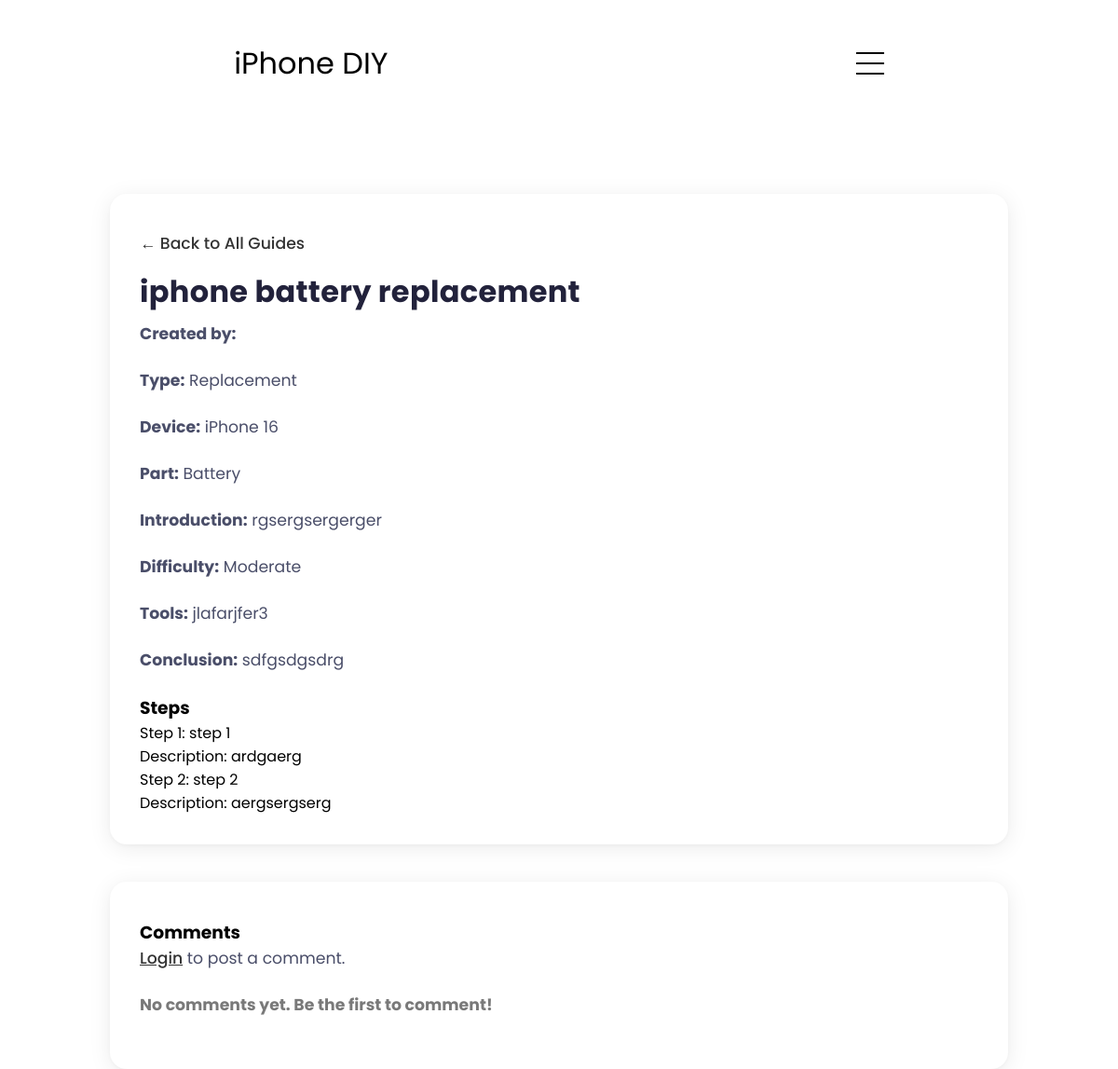
/guide-view.php?guide_id=1, run on the app's committed database.
### tables this page shows
CREATE TABLE `guides` (
  `id` int(11) NOT NULL,
  `guide_type` varchar(100) NOT NULL,
  `device` varchar(100) NOT NULL,
  `part` varchar(100) NOT NULL,
  `title` varchar(255) NOT NULL,
  `introduction` text NOT NULL,
  `difficulty_estimate` varchar(50) DEFAULT NULL,
  `tools` varchar(255) DEFAULT NULL,
  `conclusion` text DEFAULT NULL,
  `steps` longtext NOT NULL CHECK (json_valid(`steps`)),
  `step_type` longtext NOT NULL CHECK (json_valid(`step_type`)),
  `wisdom` longtext NOT NULL CHECK (json_valid(`wisdom`)),
  `created_at` timestamp NOT NULL DEFAULT current_timestamp(),
  `step_images` text DEFAULT NULL
);

### guide-view.php (the view, shortened to what this page needs)
<?php
$host = 'localhost';
$db = 'masterdiy';
$user = 'root';
$pass = '';
$conn = new mysqli($host, $user, $pass, $db);
$guide = null;
$guide_id = null;
$comment_error = '';
if (isset($_GET['guide_id'])) {
    $guide_id = intval($_GET['guide_id']);
    $sql = "SELECT * FROM guides WHERE id = ?";
    $stmt = $conn->prepare($sql);
    $stmt->bind_param("i", $guide_id);
    $stmt->execute();
    $result = $stmt->get_result();
    $guide = $result->fetch_assoc();
}
$comments = [];
?>
<!DOCTYPE html>
<html lang="en">
<head>
    <link rel="stylesheet" href="css/style.css">
    <link rel="stylesheet" href="css/mediaqueries.css">
    <link rel="stylesheet" href="css/iphone-style.css">
    <link rel="stylesheet" href="css/user-guide.css">
</head>
<body>
    <nav id="hamburger-nav">
      <div class="logo">iPhone DIY</div>
      <div class="hamburger-menu">
        <div class="hamburger-icon" onclick="toggleMenu()">
          <span></span>
          <span></span>
          <span></span>
        </div>
      </div>
    </nav>
<section class="about">
    <div class="user-section">
        <a href="ip16.php" style="margin-bottom:15px;color:#333;">&larr; Back to All Guides</a>
        <?php if ($guide): ?>
            <h2><?php echo htmlspecialchars($guide['title']); ?></h2>
            <p><strong>Created by:</strong> <?php echo htmlspecialchars($guide['created_by']); ?></p>
            <p><strong>Type:</strong> <?php echo htmlspecialchars($guide['guide_type']); ?></p>
            <p><strong>Device:</strong> <?php echo htmlspecialchars($guide['device']); ?></p>
            <p><strong>Part:</strong> <?php echo htmlspecialchars($guide['part']); ?></p>
            <p><strong>Introduction:</strong> <?php echo nl2br(htmlspecialchars($guide['introduction'])); ?></p>
            <p><strong>Difficulty:</strong> <?php echo htmlspecialchars($guide['difficulty_estimate']); ?></p>
            <p><strong>Tools:</strong> <?php echo htmlspecialchars($guide['tools']); ?></p>
            <p><strong>Conclusion:</strong> <?php echo nl2br(htmlspecialchars($guide['conclusion'])); ?></p>
            <h3>Steps</h3>
            <?php
            $steps = json_decode($guide['steps'], true);
            $wisdom = json_decode($guide['wisdom'], true);
            if ($steps && count($steps) > 0) {
                foreach ($steps as $i => $step) {
                    echo "<div class='step-block'>";
                    echo "<span class='step-title'>Step " . ($i+1) . ":</span> " . htmlspecialchars($step) . "<br>";
                    if (!empty($wisdom[$i])) {
                        echo "Description: " . htmlspecialchars($wisdom[$i]) . "<br>";
                    }
                    echo "</div>";
                }
            } else {
                echo "<p>No steps found.</p>";
            }
            ?>
        <?php else: ?>
            <p>Guide not found.</p>
        <?php endif; ?>
    </div>
    <div class="user-section">
        <h3>Comments</h3>
        <?php if (isset($_SESSION['username']) && $guide): ?>
            <form method="post" style="margin-bottom:1em;">
                <input type="hidden" name="guide_id" value="<?php echo htmlspecialchars($guide_id); ?>">
                <textarea name="comment_text" rows="5" style="width:96%;padding:0.5em; border-radius:18px; margin-top: 15px;" placeholder="Write your comment here..."></textarea>
                <?php if ($comment_error): ?>
                    <div style="color:red;"><?php echo htmlspecialchars($comment_error); ?></div>
                <?php endif; ?>
                <div class="actions">
                <button type="submit" name="comment_submit">Post Comment</button>
                </div>
            </form>
        <?php elseif ($guide): ?>
            <p>
                <a href="login.php" style="display:inline; color: #333; text-decoration:underline;">Login</a> to post a comment.
            </p>
        <?php endif; ?>
        <?php if ($guide && count($comments) > 0): ?>
            <ul style="list-style:none;padding:0;">
                <?php foreach ($comments as $c): ?>
                    <li style="margin-bottom:1em;padding-bottom:0.5em;border-bottom:1px solid #eee;">
                        <strong><?php echo htmlspecialchars($c['username']); ?></strong>
                        <span style="color:#888;font-size:0.9em;">on <?php echo htmlspecialchars($c['created_at']); ?></span>
                        <div style="margin-top:0.3em;"><?php echo nl2br(htmlspecialchars($c['comment'])); ?></div>
                    </li>
                <?php endforeach; ?>
            </ul>
        <?php elseif ($guide): ?>
            <p style="font-weight:bold; color:#797979;">No comments yet. Be the first to comment!</p>
        <?php endif; ?>
    </div>
</section>
</body>
</html>

### css/style.css (style rules this page uses)
* { margin: 0; padding: 0; }
body { font-family: "Poppins", sans-serif; }
html { scroll-behavior: smooth; }
p { color: rgb(85, 85, 85); }
a, .btn { transition: all 300ms ease; }
nav, .nav-links { display: flex; }
nav { justify-content: space-around; align-items: center; height: 17vh; }
a { color: black; text-decoration: none; text-decoration-color: white; }
.logo { font-size: 2rem; }
#hamburger-nav { display: none; }
.hamburger-menu { position: relative; display: inline-block; }
.hamburger-icon { display: flex; flex-direction: column; justify-content: space-between; height: 24px; width: 30px; cursor: pointer; }
.hamburger-icon span { width: 100%; height: 2px; background-color: black; transition: all 0.3 ease-in-out; }
.hamburger-icon span:first-child { transform: none; }
.hamburger-icon span:first-child { opacity: 1; }
section { padding-top: 4vh; height: 100vh; margin: 0 10rem; box-sizing: border-box; min-height: fit-content; }

### css/mediaqueries.css (style rules this page uses)
@media screen and (max-width: 1200px) { #hamburger-nav { display: flex; } }
@media screen and (max-width: 1200px) { section, .section-container { height: fit-content; } }
@media screen and (max-width: 1200px) { section { margin: 0 5%; } }

### css/user-guide.css (style rules this page uses)
.user-section { background: #fff; border-radius: 18px; box-shadow: 0 4px 24px rgba(0,0,0,0.08), 0 1.5px 4px rgba(0,0,0,0.03); padding: 2.5rem 2rem 2rem 2rem; margin: 2.5rem auto 0 auto; max-width: 900px; min-width: 320px; }
.user-section h2 { font-size: 2rem; font-weight: 700; color: #22223b; margin-bottom: 0.5rem; letter-spacing: 0.01em; }
.user-section p { color: #4a4e69; font-size: 1.08rem; margin-bottom: 1.5rem; }
.user-section a { color: #333; font-weight: 500; text-decoration: none; font-size: 1.08rem; transition: color 0.18s; display: block; }

### data on the page
guides: title "iphone battery replacement", guide_type "Replacement", device "iPhone 16", part "Battery", introduction "rgsergsergerger", difficulty_estimate "Moderate", tools "jlafarjfer3", conclusion "sdfgsdgsdrg", steps "step 1", wisdom "ardgaerg", steps "step 2", wisdom "aergsergserg"
